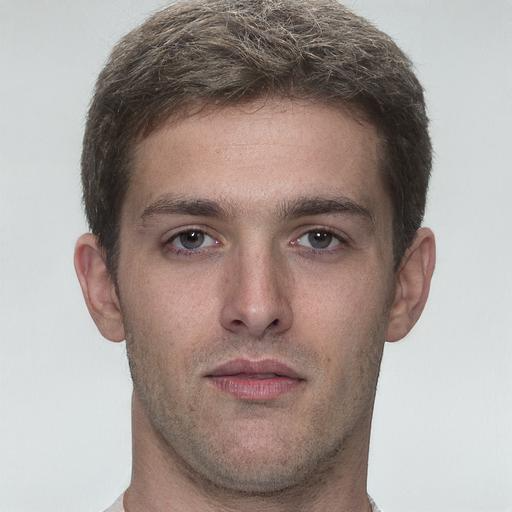
#> input picture samples/morph_from_108_03__128_03.png, 512 x 512 px, given in place of image.jpg, which was not available
$ python face_matcher.py samples/morph_from_108_03__128_03.png samples/morph_from_037_03__119_03.png
#> lines starting #> are read from the running program, lines starting #| are printed output that depends on the picture; after the words box and inside, x2 and y2 are one past the last pixel; in counts of white or black regions, pixels touching at a corner belong together; pictures that were not available may be replaced by others from this repository, and a replacement may not be noted
### face_recognition.py
import cv2
import os

# Read picture
image_path = os.path.join(os.getcwd(), 'image.jpg')
image = cv2.imread(image_path)
#> image is the input picture: shape (512, 512, 3); mean B, G, R 147.9, 152.8, 165.4

# Convert picture to grayscale
gray = cv2.cvtColor(image, cv2.COLOR_BGR2GRAY)
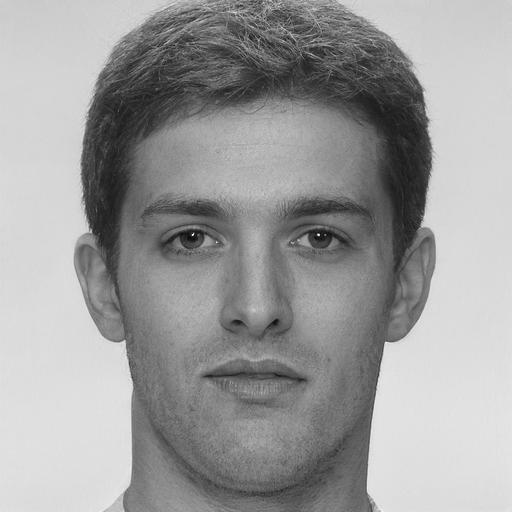
#> gray: shape (512, 512); min 8, max 254, mean 156.1

# Initialisierung des Cascade Classifiers zur Gesichtserkennung
cascade_path = os.path.join(cv2.data.haarcascades, 'haarcascade_frontalface_default.xml')
face_cascade = cv2.CascadeClassifier(cascade_path)

# face detection
faces = face_cascade.detectMultiScale(gray, scaleFactor=1.3, minNeighbors=5)
#> faces = [[83, 103, 348, 348]]

# draw a green (0,255,0) rectangle around the detected faces (when showing the pic)
for (x, y, w, h) in faces:
    cv2.rectangle(image, (x, y), (x + w, y + h), (0, 255, 0), 2)
#> this loop made 1 pass
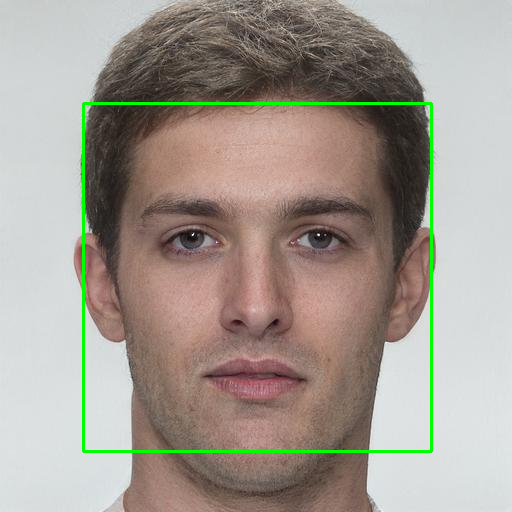
#> image: shape (512, 512, 3); 1.59% of pixels changed, all inside (x1, y1, x2, y2) = (82, 102, 433, 453)

# show picture
cv2.imshow('Gesichtserkennung', image)
cv2.waitKey(0)

# save the detected faces as new image
for i, (x, y, w, h) in enumerate(faces):
    face_image = image[y:y+h, x:x+w]
    face_path = os.path.join(os.getcwd(), f'face{i}.jpg')
    cv2.imwrite(face_path, face_image)
#> this loop made 1 pass
#> pass 1, `face_image = image[y:y+h, x:x+w]`:
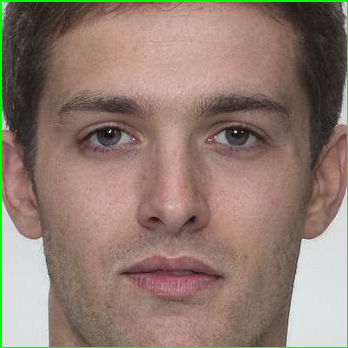
#> face_image: shape (348, 348, 3); mean B, G, R 111.8, 124.4, 144.9

### face_matcher.py
#MZ7MMIIZI$N$7MN7NMI7MIIZ7I7OIIM7IZ7?IOIIM7IMMI7OI$M77M$IO77NM77MII87II$?7MII87?I$IIMII87II$?IMII87I7
#$87O7I$ZIOZZI87I$ZIO$OIOM7$OI$$87O7I$87Z$ZIOM$MO7ZO77M7IZM7N878$Z7ZM7$ZIO$ZI87?7ZI7M7IOM7$ZIIM7IOM7M
#$8I$7?IZI8$ZIZ7I7ZIO$O7OMI7OI$$8I$7I7O7Z$O7ZM$MO7ZO77M7I8M$MN78Z$7OM7I$IOZZIOI?IZIIMIIOM7IZIIM7IZM7M
#M7IMM7OZI$DZ7MN7ZOI$8Z7N77NN77M7INM7DN7$DZ7MI?DM7$DIZ8$7NM7MM77M7INN7OZI$8$IN7IMN77M7INN7NN7Z8$7M7IZ
#M778MI7ZIZ$O78MIIOIZ7OIZ7IMOI7M778M$MO7ZMMMMMMMMMMMMMMMZ8M7MN77M7IOMIIZIZ$ZIZ7IMDI7M778M7M87O$ZI8I?7
#M7IDM7ZOI7MIIN7I$OI$8ZIN7IOZI7M7IMM$DMMMMM0000000000MMMMMM8MN7OO$7DMIOZIZO$IN7IOZIIMIIM7IOZIIMIIM7IN
#M77DM7IZIIMI?$7II8IZZZIO7IIZIIM7IDDMMM000000000000000000MMMMM7OO$7DMIIZIZZZIOI?I$I7MIIO7?IZIIMII87IN
#M$7M87OM77M$7N8I$OI7M$7M87$Z?IMI?MMMM0000000000000000000000MMMM7M77M$IZZI7M$7M7I8M77M7IN7?$ZIIMIIM7I
#787ZM$N$$Z$D7ON7IO7Z787ZMIIOI7MZMMM0000000000000000000000000MMMN$787?I$I8$OIZ77NZ787Z7O7?IZIIMII87?7
#M$7MD7DM77M77ND$ZN77M7IM$IDM77MMM0000000000000000000000000000MMMM7M87NM7$M7IMD7OZ7$M$IM87ZZI7M$IM8IZ
#$87ZM7N$I7M7ION$N$I7MII$$INZ$DMM000000000000000000000000000000MMMNZM7NZ787O7ZM77$78$O7ZMIIZ7O$O7ZM77
#M$7M77DM77M$7N$IZ8IIM7IMN7ZDIMM00000000000000000000000000000000MMMND$DM7$M$IMD7DM77M7IN$I8M77M77M878
#Z87Z77N$7OO8IZ7I7OIIM7?ZNI$8MMM000000|networksecurityvodoo.eu|00MMMD7N$7DZO7$M$N$77MIIZ77N$I7M7IZN7M
#D$7O$I7ZI7D7I$7I$8II877DZI7ZMM0000000000000000000000000000000000MMM77$8$7D7$DZ7$OI?N77DZ7Z8IID778Z$9
#M7IZNI7O?IM7?$7IN$77M7IZNI7DMM00000000000000000000000000000000000MZ7N$78OO7ZMI7ZI8ZO7ZN7N$7OZO7ZM7M2
#DI78Z77ZII87I$7I$D7ID77DOI7NMM000000000000000000000000000000000000MOI$Z778$$NZI$$I7M77O$IZ8$78$IO$I$
#M7IZD778IZZ8I$7ID$77M7IZDI7MMM000000000000000000000000000000000000M$?IZI8OO7$N77ZIIMIIO7ID$$8OO7O7?7
#O77$$I7ZI7O7I77I7Z7$Z77$7I7NM000000000000000000000000000000000000NMM$I77I7Z$7$$I77?IOII77I$O$$O$I77I
#O87Z7IN$77MIIZ7?IOIOOO7Z7IN8M00000000000000000000000000000000000MMMDI7OIOOO7O7?7OIIMIIO778$$8OZ7O7IM
#Z7777I$Z77O7I7I?I$I787I77I7$MMM000000000000000000000000000000000MMN$?I$I7O$7$7II$IIO7I$77$O7$O77$$7$
#O8IZ77D$$8ZO7Z7?7OI7MIIZ7?7ONMM0000000000000000000000000000000000MMMZ7?7OIOOO7$N77OI7M7I$N$D$77M7IZM
#D7I$$IZD$$N$I$7?7$?7O7I77I7Z+MMM000000000000000000000000000000MMMMM7I7$7ODDD8DD8OZ$N77DZ7OD77N77D$$Z
#OD7ZN7NZ$DZZ7O7?7O7OOOIZ7IN$7IMMM0000000000000000000000000000MMMMMMMNOMNNNDDDD88888O88OOOZI7DOZ7ZM7M
#D$$8Z7Z87$D7IZ7?I7778$I77IZ8778MMM00000000000000000000000000MMMMMMMMMMMMMNDDD88OOOOO8888O$I????+=+7$
#ZD7ZD$M$$OOO7O7?IZI8OZ7Z7ID$78ZZMMMM0000000000000000000000MMMOZO8O$ZNMMMMMNND88OOOO888888O$I?I+~+==+
#87$O$7ZO77DI7$7I7$77877Z7I$O778$7OMMMMMN0000000000000000MMMM$$ZOOOOOOZZ77NMMN88OO8O888OOOZZ$7IIII+==
#N7ION778I7M7IZM7NZ$O$O7OM7$OIIM7IOM8MMMMM000000000000MMMMMM8+$ZOZOZZZOOOZ7?8NNDDDOOOOOOOOZ$7777II7?=
#MI7MD7I8IIM77MD78M77M77M87IO?7M77MNI7ONMMMMMMMMMMMMMMMMDMMMMZZZ$$$ZZO888OOZ$7IDNNNDDOOO88OO$I7I7II?I
#N7ION7787Z$87Z7?7OIIM7IZMI7OIZ$D7Z7?78IZ$8$DMMMMMMD$IMI7$NMMD$$$$$$Z8O888O8OOZ$$ZONDOOOOOOOZZ777IIII
#NIIN8I7ZI7M7IZ7?7O?IMIIM8I7OI$M$IZ7?7OI7M$7M877ZI7M77MIIMO7ODMDZ$7ZO88O8O8888888OOOOD8D8OOOOOZ$7II??
#MIIZ7I7OI7MIIZ7I7Z?IMIIO7IIOIOZ87Z7IMZ$O$O7ZN7N$I7OI8ZZ7877NODMMNZZOOOOOO8888D8DD8DO8D88D8OOOOO$$$7+
#MIIOI?IZIIMIIZ7IIZIIMIIOI?IZI$8ZIZI7NN7$D$7NM7MMIIZI$D$I877MM7ZMMMNZOZOOO888DDDDD8D8DDDD8D88OOOO$$7I
#M7IOM7ZZI$ZZ7DN7ZZIZZZ7D7IMD7Z$Z7D7IZZ7O$Z7OM7ZZIIZI7M77OMIZZI7MDMMMMDZOOO8OO8D8DDDDDDDDDDDDDD8DZZO$
#M7INMIIZIZD$7NMIIZIZD$IOIIMM7$N$IO7?IZI$N$7NNIIZIIZ?IMI7NNII$IIMI?MMMMMMZOO888888DDDNNNDDNNDDD8D8OOO
#ZO787IN877M7ID7IZZI7M7I87I$ZIIM7I8M7M877MI7OM7N87O87OZO7O77M8$OZZ7DIMMMMM8OOOOO88DNNNNNNNNDDNDDDDDD8
#O8I$7IMZI7MIIZ7?IOI7MI?ZI?IZ?IM7IOM7NOI7M7IZM7NZ7OZ7ZO8IZ7INZ78ZZIZ7?NMMMMNZOOOO8DDNNDDNDNNNNDNNDD8


import sys
import face_recognition

#Pass paths to the two images as console parameters
path_img_sample = sys.argv[1]
path_img_template = sys.argv[2]

# Extract biometric features from both images
#> (the run stopped early here; a loop or call above may not have finished)
